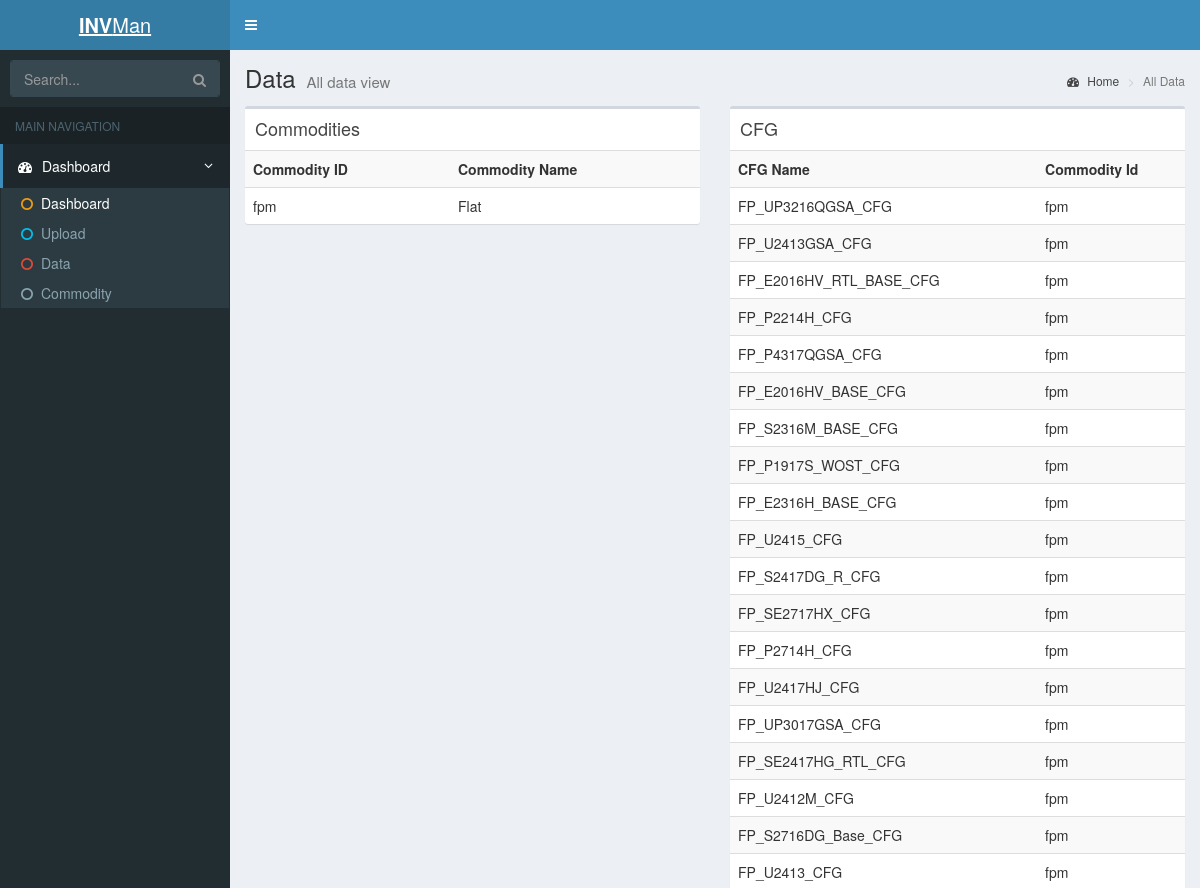
Page /data (upper part) on the earlier database version.
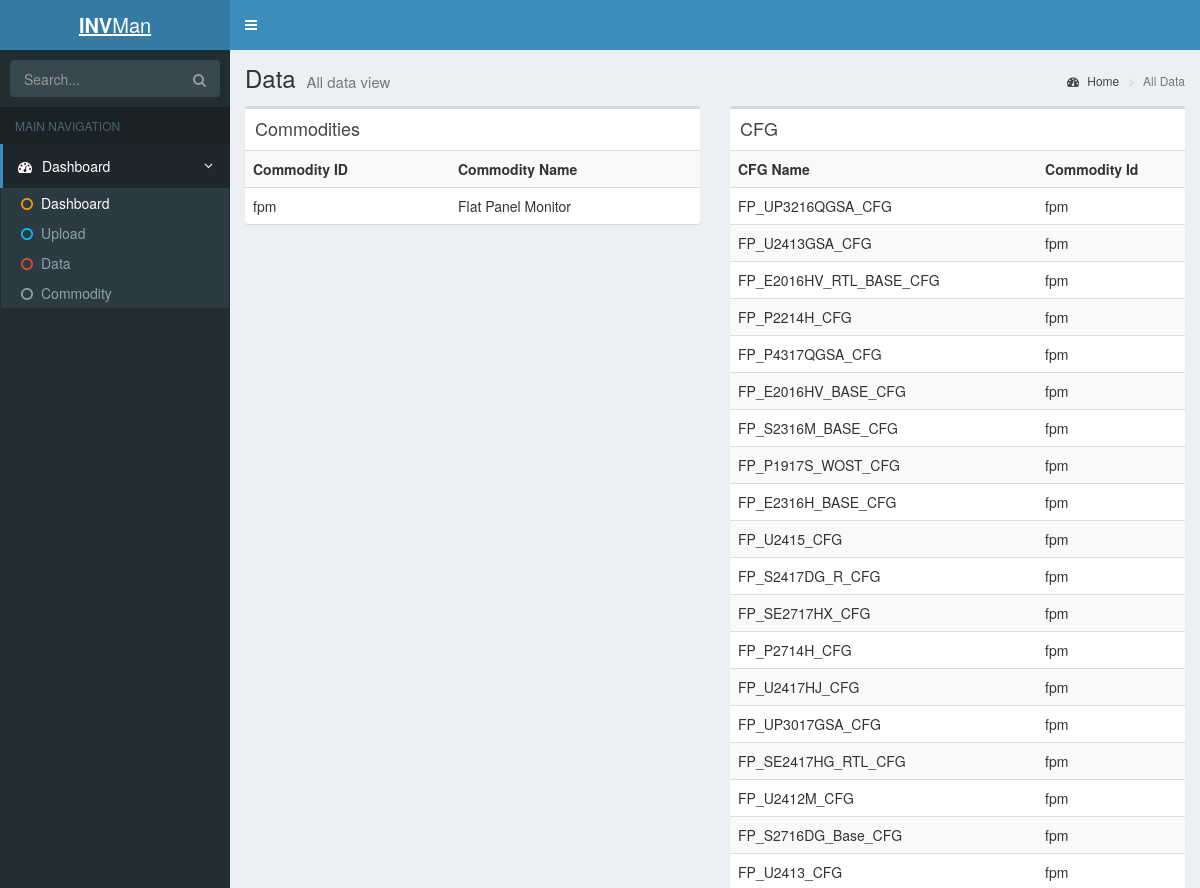
Same page on the later database version.
### tables this page shows
CREATE TABLE commodity(
    com_id VARCHAR(255) NOT NULL,
    com_name VARCHAR(255) NOT NULL,
    PRIMARY KEY(com_id)
);

CREATE TABLE cfg(
    cfg_name VARCHAR(255) PRIMARY KEY,
    com_id VARCHAR(255) NOT NULL,
    FOREIGN KEY (com_id) REFERENCES commodity(com_id)
);

### dsi_calculator.py (the view)
@app.route('/data')
def show_data():
    db = get_db()
    cur = db.execute('SELECT * FROM commodity')
    commodities = cur.fetchall()
    cur = db.execute('SELECT * FROM cfg')
    cfgs = cur.fetchall()
    cur = db.execute('SELECT forecast.forecast_id, week.week_id, entry.entry_value \
                      FROM forecast, week, entry \
                      WHERE forecast.forecast_id = entry.forecast_id \
                      AND week.week_id = entry.week_id')
    entries = cur.fetchall()
    cur = db.execute('Select * from week')
    weeks = cur.fetchall()
    return render_template('data.html', commodities=commodities, cfgs=cfgs, entries=entries, weeks=weeks)

### dsi_calculator.py (called while the page is built)
def dict_factory(cursor, row):
    d = {}
    for idx, col in enumerate(cursor.description):
        d[col[0]] = row[idx]
    return d

def connect_db():
    rv = sqlite3.connect(app.config['DATABASE'])
    rv.row_factory = dict_factory
    rv.text_factory = str
    return rv

def get_db():
    if not hasattr(g, 'sqlite_db'):
        g.sqlite_db = connect_db()
    return g.sqlite_db

### templates/data.html
{% extends "layout.html" %}
{% block body %}
    <section class="content-header">
      <h1>
        Data
        <small>All data view</small>
      </h1>
      <ol class="breadcrumb">
        <li><a href="#"><i class="fa fa-dashboard"></i> Home</a></li>
        <li class="active">All Data</li>
      </ol>
    </section>
    <section class="content">
    <div class="row">
        <div class="col-md-6">
          <div class="box">
            <div class="box-header">
              <h3 class="box-title">Commodities</h3>
            </div>
            <div class="box-body no-padding">
              <table class="table table-striped table-hover" id="commodities">
                <tr>
                  <th>Commodity ID</th>
                  <th>Commodity Name</th>
                </tr>
                  {% for commodity in commodities %}
                <tr>
                  <td>{{ commodity.com_id }}</td>
                  <td>{{ commodity.com_name }}</td>
                </tr>
                  {% endfor %}
              </table>
            </div>
          </div>
        </div>
        <div class="col-md-6">
          <div class="box">
            <div class="box-header">
              <h3 class="box-title">CFG</h3>
            </div>
            <div class="box-body no-padding">
              <table class="table table-striped table-hover" id="cfgs">
                <tr>
                  <th>CFG Name</th>
                  <th>Commodity Id</th>
                </tr>
                 {% for cfg in cfgs %}
                <tr>
                  <td>{{ cfg.cfg_name }}</td>
                  <td>{{ cfg.com_id }}</td>
                </tr>
                  {% endfor %}
              </table>
            </div>
          </div>
        </div>
    </div>
    </section>
{% endblock %}

### templates/layout.html (shortened to what this page needs)
<!DOCTYPE html>
<html>
<head>
    <link rel=stylesheet type=text/css href="{{ url_for('static', filename='AdminLTE.min.css') }}">
    <link rel=stylesheet type=text/css href="{{ url_for('static', filename='bootstrap.css') }}">
    <link rel=stylesheet type=text/css href="{{ url_for('static', filename='bootstrap-theme.css') }}">
    <link rel=stylesheet type=text/css href="{{ url_for('static', filename='_all-skins.css') }}">
    <link rel=stylesheet type=text/css href="{{ url_for('static', filename='morris.css') }}">
    <link rel=stylesheet type=text/css href="{{ url_for('static', filename='jquery-jvectormap-1.2.2.css') }}">
    <link rel=stylesheet type=text/css href="{{ url_for('static', filename='select2.min.css') }}">
  <link rel="stylesheet" href="https://cdnjs.cloudflare.com/ajax/libs/font-awesome/4.5.0/css/font-awesome.min.css">
  <link rel="stylesheet" href="https://cdnjs.cloudflare.com/ajax/libs/ionicons/2.0.1/css/ionicons.min.css">
</head>
<body class="hold-transition skin-blue sidebar-mini">
<div class="wrapper">
  <header class="main-header">
    <a href="index2.html" class="logo">
      <span class="logo-lg"><b>INV</b>Man</span>
    </a>
    <nav class="navbar navbar-static-top">
      <a href="#" class="sidebar-toggle" data-toggle="offcanvas" role="button">
      </a>
    </nav>
  </header>
  <aside class="main-sidebar">
    <section class="sidebar">
      <form action="#" method="get" class="sidebar-form">
        <div class="input-group">
          <input type="text" name="q" class="form-control" placeholder="Search...">
              <span class="input-group-btn">
                <button type="submit" name="search" id="search-btn" class="btn btn-flat"><i class="fa fa-search"></i>
                </button>
              </span>
        </div>
      </form>
      <ul class="sidebar-menu">
        <li class="header">MAIN NAVIGATION</li>
        <li class="active treeview">
          <a href="#">
            <i class="fa fa-dashboard"></i> <span>Dashboard</span>
            <span class="pull-right-container">
              <i class="fa fa-angle-left pull-right"></i>
            </span>
          </a>
          <ul class="treeview-menu">
            <li class="active"><a href="/"><i class="fa fa-circle-o text-yellow"></i>Dashboard</a></li>
            <li><a href="/upload"><i class="fa fa-circle-o text-aqua"></i>Upload</a></li>
            <li><a href="/data"><i class="fa fa-circle-o text-red"></i>Data</a></li>
            <li><a href="/commodity/hdd"><i class="fa fa-circle-o text-q"></i>Commodity</a></li>
          </ul>
        </li>
      </ul>
    </section>
  </aside>
 <div class="content-wrapper">
 {% block body %}{% endblock %}
</div>
</div>
</body>
</html>

### static/_all-skins.css (style rules this page uses)
.skin-blue .main-header .navbar { background-color: #3c8dbc; }
.skin-blue .main-header .navbar .sidebar-toggle { color: #ffffff; }
.skin-blue .main-header .navbar .sidebar-toggle { color: #fff; }
.skin-blue .main-header .logo { background-color: #367fa9; color: #ffffff; border-bottom: 0 solid transparent; }
.skin-blue .content-header { background: transparent; }
.skin-blue .wrapper, .skin-blue .main-sidebar, .skin-blue .left-side { background-color: #222d32; }
.skin-blue .sidebar-menu > li.header { color: #4b646f; background: #1a2226; }
.skin-blue .sidebar-menu > li > a { border-left: 3px solid transparent; }
.skin-blue .sidebar-menu > li:hover > a, .skin-blue .sidebar-menu > li.active > a { color: #ffffff; background: #1e282c; border-left-color: #3c8dbc; }
.skin-blue .sidebar-menu > li > .treeview-menu { margin: 0 1px; background: #2c3b41; }
.skin-blue .sidebar a { color: #b8c7ce; }
.skin-blue .treeview-menu > li > a { color: #8aa4af; }
.skin-blue .treeview-menu > li.active > a, .skin-blue .treeview-menu > li > a:hover { color: #ffffff; }
.skin-blue .sidebar-form { border-radius: 3px; border: 1px solid #374850; margin: 10px 10px; }
.skin-blue .sidebar-form input[type="text"], .skin-blue .sidebar-form .btn { box-shadow: none; background-color: #374850; border: 1px solid transparent; height: 35px; }
.skin-blue .sidebar-form input[type="text"] { color: #666; border-top-left-radius: 2px; border-top-right-radius: 0; border-bottom-right-radius: 0; border-bottom-left-radius: 2px; }
.skin-blue .sidebar-form .btn { color: #999; border-top-left-radius: 0; border-top-right-radius: 2px; border-bottom-right-radius: 2px; border-bottom-left-radius: 0; }

Differences in the rows shown:
changed commodity "fpm": com_name "Flat" → "Flat Panel Monitor"
